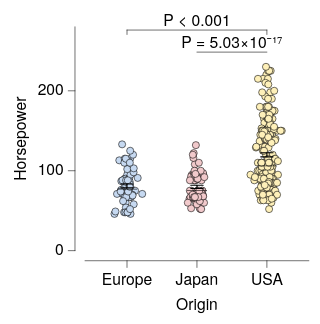

The specification (Vega-Lite) saved for this image:
### Vega-Lite specification from a JSON file in a GitHub repository (floating-point values rounded to 4 significant figures; data arrays with more than 128 entries replaced by an {"elided": "..."} marker saying what was removed)
{"background": null, "config": {"arc": {"fill": "#DBDBDB", "fillOpacity": 1.0, "innerRadius": 25.0, "padAngle": 0.03, "stroke": "black", "strokeOpacity": 1, "strokeWidth": 0.25}, "area": {"fill": "#DBDBDB", "fillOpacity": 1.0, "stroke": "black", "strokeOpacity": 1, "strokeWidth": 0.25}, "axis": {"domain": true, "domainCap": "round", "domainColor": "black", "domainWidth": 0.25, "grid": false, "gridCap": "round", "gridColor": "#F1F1F1", "gridDash": [0, 0], "gridOpacity": 1.0, "gridWidth": 0.25, "labelColor": "black", "labelFont": "HelveticaNeue", "labelFontSize": 7, "labelFontStyle": "normal", "labelFontWeight": 400, "offset": 4.5, "ticks": true, "tickCap": "round", "tickColor": "black", "tickRound": false, "tickSize": 3, "tickWidth": 0.25, "titleColor": "black", "titleFont": "HelveticaNeue", "titleFontSize": 7, "titleFontStyle": "normal", "titleFontWeight": 400}, "axisX": {"domain": true, "labelAlign": "center", "labelAngle": 0, "labels": true, "ticks": true, "translate": 0}, "axisY": {"domain": true, "labelAlign": "right", "labelAngle": 0, "labels": true, "ticks": true, "translate": 0}, "axisRight": {"domain": true, "labelAlign": "left", "labelAngle": 0, "labels": true, "ticks": true, "translate": 0}, "axisTop": {"domain": true, "labelAlign": "center", "labelAngle": 0, "labels": true, "ticks": true, "translate": 0}, "axisBand": {"tickOffset": 0}, "bar": {"fill": "#DBDBDB", "fillOpacity": 1.0, "stroke": "black", "strokeOpacity": 1, "strokeWidth": 0.25}, "boxplot": {"size": 9.0, "ticks": {"cornerRadius": 0.25, "fill": "black", "size": 4.5, "thickness": 0.25}, "box": {"fillOpacity": 1.0, "stroke": "black", "strokeOpacity": 1, "strokeWidth": 0.25}, "median": {"fill": "black", "fillOpacity": 1.0, "size": 9.0, "thickness": 0.25}, "rule": {"fill": "black", "fillOpacity": 1.0, "size": 10.0, "stroke": "black", "strokeDash": [0, 0], "strokeOpacity": 1, "strokeWidth": 0.25}, "outliers": {"color": "black", "fill": "black", "fillOpacity": 1.0, "size": 0, "stroke": "black", "strokeOpacity": 1, "strokeWidth": 0.25}}, "circle": {"fill": "black", "fillOpacity": 1.0, "size": 0.5, "stroke": null, "strokeOpacity": 1, "strokeWidth": 0.25}, "errorband": {"band": {"fillOpacity": 0.6, "stroke": null, "strokeWidth": 0.25, "strokeOpacity": 1}, "borders": {"opacity": 0, "strokeOpacity": 0.25, "strokeWidth": 1}}, "errorbar": {"opacity": 1, "rule": {"strokeDash": [0, 0], "strokeWidth": 0.5}, "ticks": {"color": "black", "cornerRadius": 0.25, "opacity": 1, "size": 6.0, "thickness": 0.5}, "thickness": 0.5}, "font": "HelveticaNeue", "geoshape": {"fill": "#DBDBDB", "fillOpacity": 1.0, "stroke": "black", "strokeOpacity": 1, "strokeWidth": 0.25}, "header": {"labelColor": "black", "labelFont": "HelveticaNeue", "labelFontSize": 7, "labelFontStyle": "normal", "labelFontWeight": 400, "titleColor": "black", "titleFont": "HelveticaNeue", "titleFontSize": 7, "titleFontStyle": "normal", "titleFontWeight": 400, "titlePadding": 0}, "legend": {"disable": false, "offset": 4.5, "gradientLength": 50.0, "gradientThickness": 5.0, "gradientOpacity": 1.0, "gradientStrokeColor": "black", "gradientStrokeWidth": 0.25, "labelColor": "black", "labelFont": "HelveticaNeue", "labelFontSize": 7, "labelFontStyle": "normal", "labelFontWeight": 400, "strokeColor": "black", "strokeWidth": 0, "symbolSize": 42, "symbolStrokeColor": "black", "symbolStrokeWidth": 0.25, "titleColor": "black", "titleFont": "HelveticaNeue", "titleFontSize": 7, "titleFontStyle": "normal", "titleFontWeight": 400}, "line": {"color": "black", "stroke": "black", "strokeCap": "round", "strokeDash": [0, 0], "strokeOpacity": 1, "strokeWidth": 0.375}, "point": {"filled": true, "fill": "#DBDBDB", "fillOpacity": 1.0, "size": 5.0, "stroke": "black", "strokeOpacity": 1, "strokeWidth": 0.25}, "range": {"category": ["#C6D9F1", "#F1C9CB", "#FEF0B9", "#CEE37A", "#7AA8E0", "#E589A3", "#FDDD5D", "#68B961", "#4177B1", "#C35082", "#E5C227", "#438156"], "diverging": {"scheme": ["#C35082", "#CE6D94", "#D989A7", "#E2A4BA", "#EABFCE", "#F1DBE2", "#F6F6F6", "#D7E0EB", "#B9CBE0", "#9BB6D5", "#7DA1C9", "#5F8CBD", "#4177B1"]}, "heatmap": {"scheme": ["#DFE9F7", "#C6D9F1", "#ADC8EC", "#94B8E6", "#7AA8E0", "#6097DA", "#4D87CA", "#4177B1", "#386898", "#2F597F", "#264A69", "#1D3A58"]}, "ordinal": {"scheme": ["#F1F1F1", "#DBDBDB", "#C6C6C6", "#B2B2B2", "#9D9D9D", "#898989", "#767676", "#636363", "#515151", "#404040", "#2F2F2F", "#1F1F1F"]}, "ramp": {"scheme": ["#DFE9F7", "#C6D9F1", "#ADC8EC", "#94B8E6", "#7AA8E0", "#6097DA", "#4D87CA", "#4177B1", "#386898", "#2F597F", "#264A69", "#1D3A58"]}}, "rule": {"color": "black", "stroke": "black", "strokeCap": "round", "strokeDash": [2, 2], "strokeOpacity": 1, "strokeWidth": 0.25}, "scale": {"bandPaddingInner": 0.1, "bandPaddingOuter": 0.1, "round": false}, "rect": {"fill": "#DBDBDB", "fillOpacity": 1.0, "stroke": "black", "strokeOpacity": 1, "strokeWidth": 0.25}, "square": {"fill": "#DBDBDB", "fillOpacity": 1.0, "size": 10.0, "stroke": "black", "strokeOpacity": 1, "strokeWidth": 0.25}, "text": {"color": "black", "font": "HelveticaNeue", "fontSize": 7, "fontStyle": "normal", "fontWeight": 400}, "title": {"anchor": "middle", "frame": "group", "color": "black", "font": "HelveticaNeue", "fontSize": 7, "fontStyle": "normal", "fontWeight": 400, "subtitleColor": "black", "subtitleFont": "HelveticaNeue", "subtitleFontSize": "HelveticaNeue", "subtitleFontStyle": "normal", "subtitleFontWeight": 400}, "view": {"continuousWidth": 100, "continuousHeight": 100, "discreteWidth": 100, "discreteHeight": 100, "fill": null, "stroke": null, "strokeWidth": 0.25}}, "layer": [{"data": {"name": "data-53eecb024a78fdc2be808dcfdc3af7a2"}, "mark": {"type": "circle", "opacity": 1.0, "size": 10.0, "stroke": "black", "strokeOpacity": 1, "strokeWidth": 0.25}, "encoding": {"color": {"field": "Origin", "legend": null, "sort": ["Europe", "Japan", "USA"], "title": null, "type": "nominal"}, "x": {"axis": {}, "field": "Origin", "sort": ["Europe", "Japan", "USA"], "title": "Origin", "type": "nominal"}, "xOffset": {"field": "jitter_x", "scale": {"domain": [-7.33, 7.33], "range": [5.17, 19.83]}, "type": "quantitative"}, "y": {"field": "Horsepower", "title": "Horsepower", "type": "quantitative"}}}, {"data": {"name": "data-6c4882663eaca411296217af4f5e04f9"}, "mark": {"type": "errorbar"}, "encoding": {"x": {"axis": {}, "field": "Origin", "sort": ["Europe", "Japan", "USA"], "title": "Origin", "type": "nominal"}, "y": {"field": "__mean", "title": "Horsepower", "type": "quantitative"}, "yError": {"field": "__error"}}}, {"data": {"name": "data-53eecb024a78fdc2be808dcfdc3af7a2"}, "mark": {"type": "boxplot", "box": {"fillOpacity": 0, "strokeOpacity": 0}, "outliers": {"opacity": 0}, "rule": {"strokeOpacity": 0}, "ticks": false}, "encoding": {"x": {"axis": {}, "field": "Origin", "sort": ["Europe", "Japan", "USA"], "title": "Origin", "type": "nominal"}, "y": {"field": "Horsepower", "title": "Horsepower", "type": "quantitative"}}}, {"layer": [{"layer": [{"data": {"values": [{"x": "USA", "x2": "Europe", "y": 276.0, "__dysonsphere__": 1}]}, "mark": {"type": "rule", "strokeCap": "round", "strokeDash": [0, 0], "strokeWidth": 0.25}, "encoding": {"x": {"field": "x", "type": "nominal"}, "x2": {"field": "x2"}, "y": {"field": "y", "type": "quantitative"}}}, {"data": {"values": [{"x": "USA", "y": 276.0, "y2": 270.5, "__dysonsphere__": 1}]}, "mark": {"type": "rule", "strokeCap": "round", "strokeDash": [0, 0], "strokeWidth": 0.25}, "encoding": {"x": {"field": "x", "type": "nominal"}, "y": {"field": "y", "type": "quantitative"}, "y2": {"field": "y2"}}}, {"data": {"values": [{"x": "Europe", "y": 276.0, "y2": 270.5, "__dysonsphere__": 1}]}, "mark": {"type": "rule", "strokeCap": "round", "strokeDash": [0, 0], "strokeWidth": 0.25}, "encoding": {"x": {"field": "x", "type": "nominal"}, "y": {"field": "y", "type": "quantitative"}, "y2": {"field": "y2"}}}, {"data": {"values": [{"y": 276.0, "label": "P < 0.001", "__dysonsphere__": 1}]}, "mark": {"type": "text", "align": "center", "dy": -4, "fontSize": 7}, "encoding": {"text": {"field": "label", "type": "nominal"}, "x": {"value": 50.0}, "y": {"field": "y", "type": "quantitative"}}}]}, {"layer": [{"data": {"values": [{"x": "USA", "x2": "Japan", "y": 248.4, "__dysonsphere__": 1}]}, "mark": {"type": "rule", "strokeCap": "round", "strokeDash": [0, 0], "strokeWidth": 0.25}, "encoding": {"x": {"field": "x", "type": "nominal"}, "x2": {"field": "x2"}, "y": {"field": "y", "type": "quantitative"}}}, {"data": {"values": [{"y": 248.4, "label": "P = 5.03×10⁻¹⁷", "__dysonsphere__": 1}]}, "mark": {"type": "text", "align": "center", "dy": -4, "fontSize": 7}, "encoding": {"text": {"field": "label", "type": "nominal"}, "x": {"value": 65.62}, "y": {"field": "y", "type": "quantitative"}}}]}], "name": "__dysonsphere_73d6ae7ab5b8e736_11"}], "$schema": "https://vega.github.io/schema/vega-lite/v6.4.1.json", "datasets": {"data-53eecb024a78fdc2be808dcfdc3af7a2": {"elided": "400 records"}, "data-6c4882663eaca411296217af4f5e04f9": [{"Origin": "USA", "__mean": 119.9, "__error": 2.529, "__dysonsphere__": 1}, {"Origin": "Europe", "__mean": 81.0, "__error": 2.47, "__dysonsphere__": 1}, {"Origin": "Japan", "__mean": 79.84, "__error": 2.005, "__dysonsphere__": 1}]}}
